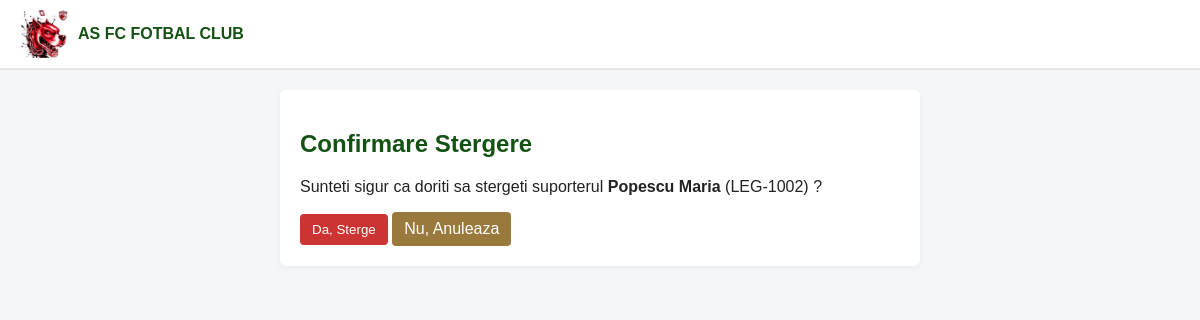
Page /sterge/2 (signed in) on the committed database.
### tables this page shows
CREATE TABLE suporteri (
        id INTEGER PRIMARY KEY AUTOINCREMENT,
        nr_legitimatie TEXT NOT NULL UNIQUE,
        nume TEXT NOT NULL,
        prenume TEXT NOT NULL,
        email TEXT NOT NULL,
        telefon TEXT NOT NULL,
        tip_abonament TEXT NOT NULL,
        data_inceput TEXT NOT NULL,
        data_expirare TEXT NOT NULL,
        status TEXT NOT NULL
    );

### app.py (the view)
@app.route('/sterge/<int:id>', methods=['GET', 'POST'])
@login_required
def sterge_suporter(id):
    conn = get_db_connection()
    cur = conn.cursor()
    cur.execute('SELECT * FROM suporteri WHERE id = ?', (id,))
    suporter = cur.fetchone()
    if not suporter:
        conn.close()
        flash('Suporterul nu a fost gasit.', 'error')
        return redirect(url_for('dashboard'))
    if request.method == 'POST':
        cur.execute('DELETE FROM suporteri WHERE id = ?', (id,))
        conn.commit()
        conn.close()
        flash('Suporter sters cu succes.', 'success')
        return redirect(url_for('dashboard'))
    else:
        conn.close()
        return render_template('sterge_confirmare.html', suporter=suporter)

### app.py (called while the page is built)
def get_db_connection():
    conn = sqlite3.connect(DB_PATH)
    conn.row_factory = sqlite3.Row
    return conn

def login_required(f):
    @wraps(f)
    def decorated_function(*args, **kwargs):
        if 'user' not in session:
            flash('Trebuie sa va autentificati pentru a accesa aceasta pagina.', 'error')
            return redirect(url_for('login'))
        return f(*args, **kwargs)
    return decorated_function

### templates/sterge_confirmare.html (shortened to what this page needs)
<!doctype html>
<html lang="ro">
<head>
  <link rel="stylesheet" href="/static/style.css">
 </head>
<body>
  <div class="container-form">
    <header class="header">
      <div class="logo">
        <img src="/static/logo.jpeg" alt="logo" class="logo-img">
        <span class="club-name">AS FC FOTBAL CLUB</span>
      </div>
    </header>
    <main>
      <div class="card form-card">
        <h2>Confirmare Stergere</h2>
        <p>Sunteti sigur ca doriti sa stergeti suporterul <strong>{{ suporter.nume }} {{ suporter.prenume }}</strong> ({{ suporter.nr_legitimatie }}) ?</p>
        <form method="post">
          <button type="submit" class="btn-danger">Da, Sterge</button>
          <a href="/dashboard" class="btn btn-secondary">Nu, Anuleaza</a>
        </form>
      </div>
    </main>
  </div>
</body>
</html>

### static/style.css (style rules this page uses)
body { font-family: Arial, sans-serif; background: #f5f6f7; color: #222; margin: 0; padding: 0; }
.header { display: flex; justify-content: space-between; align-items: center; padding: 10px 20px; background: #ffffff; border-bottom: 2px solid #e6e6e6; }
.logo { display:flex; align-items:center; gap:10px }
.logo-img { width:48px; height:48px }
.club-name { font-weight:700; color:#145214 }
.card { padding:20px; background:#fff; border-radius:6px; box-shadow:0 2px 6px rgba(0,0,0,0.05) }
.form-card { max-width:600px; margin:20px auto }
h1, h2 { color:#145214 }
.btn { display:inline-block; padding:8px 12px; background:#145214; color:#fff; text-decoration:none; border-radius:4px }
.btn-secondary { background:#9a7a3c }
.btn-danger { background:#cc3333; color:#fff; border:none; padding:8px 12px; border-radius:4px }

### rows in the picture
suporteri: nume "Popescu", prenume "Maria", nr_legitimatie "LEG-1002"
